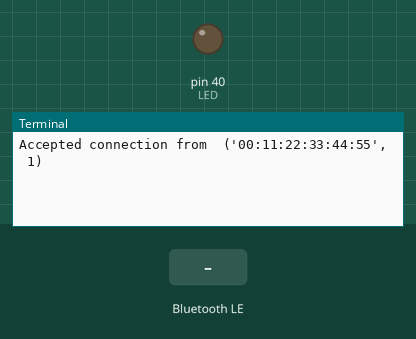
Recording of a program running on a simulated Raspberry Pi (header pin numbers). Shown: output pins drawn as LEDs (lit = HIGH), the last lines printed to the terminal. The test bench sets the inputs (shaded band). A phone connects over Bluetooth after 1 s.

Above: at 2.2 s.
2.3 s: "0" written over Bluetooth
At 2.9 s:
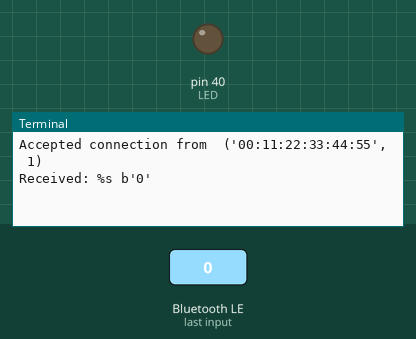
3.8 s: "on" written over Bluetooth
At 5.0 s:
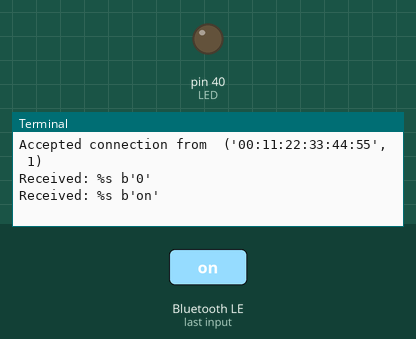
5.3 s: "off" written over Bluetooth
At 6.4 s:
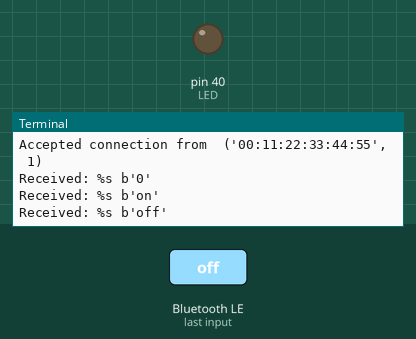

The program:

testmyBlueled.py
```python
#created Feb 1, 2018
import bluetooth
import RPi.GPIO as GPIO
LED = 40
GPIO.setmode(GPIO.BOARD)
GPIO.setwarnings(False)
GPIO.setup(LED,GPIO.OUT)
GPIO.output(LED,0)


server_socket = bluetooth.BluetoothSocket(bluetooth.RFCOMM)

port = 1
server_socket.bind(("",port))
server_socket.listen(1)

client_socket,address = server_socket.accept()
print ("Accepted connection from ", address)

try:
    while 1:
        data = client_socket.recv(1024)
        print("Received: %s",data)
        if (data == "0"):
            GPIO.output(LED, 0)
        if (data == "1"):
            GPIO.output(LED, 1)
finally:
    print("Cleaning up!")
    GPIO.cleanup()
    client_socket.close()
    server_socket.close()
```

Measured:
- after the input at 2.3 s, the terminal: prints a new line at once (image 1)
- after the input at 3.8 s, the terminal: prints a new line at once (image 2)
- after the input at 5.3 s, the terminal: prints a new line at once (image 3)
